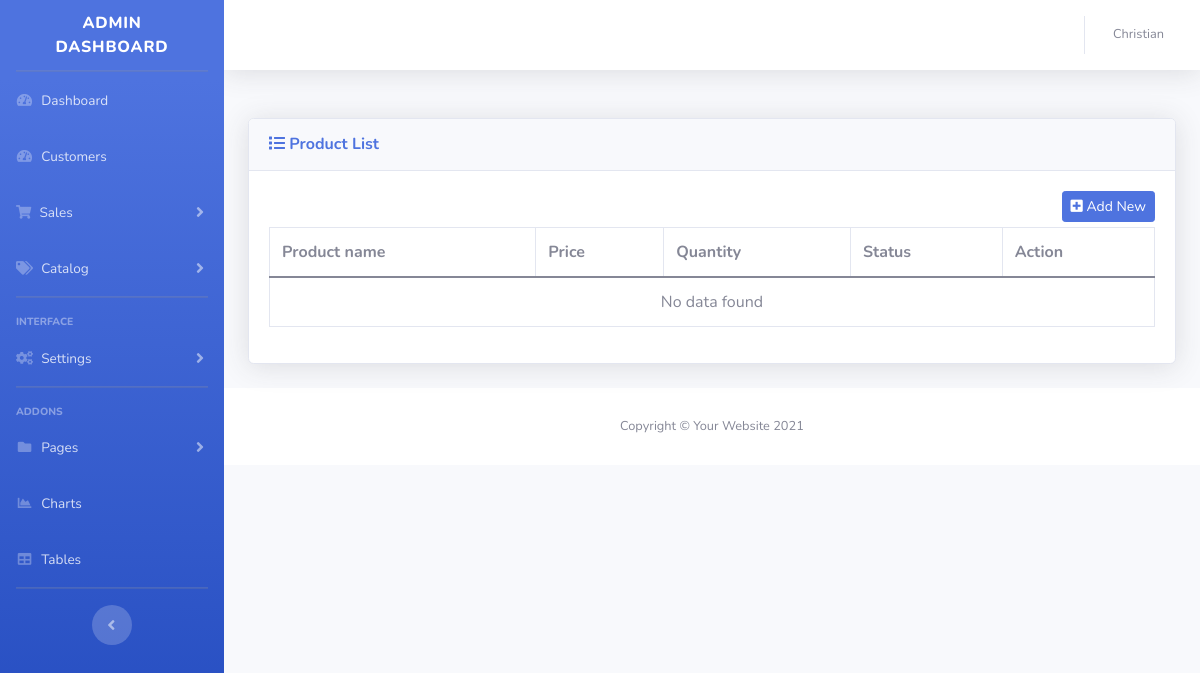
/admin/product.php (signed in), run on an earlier commit of the app's database.
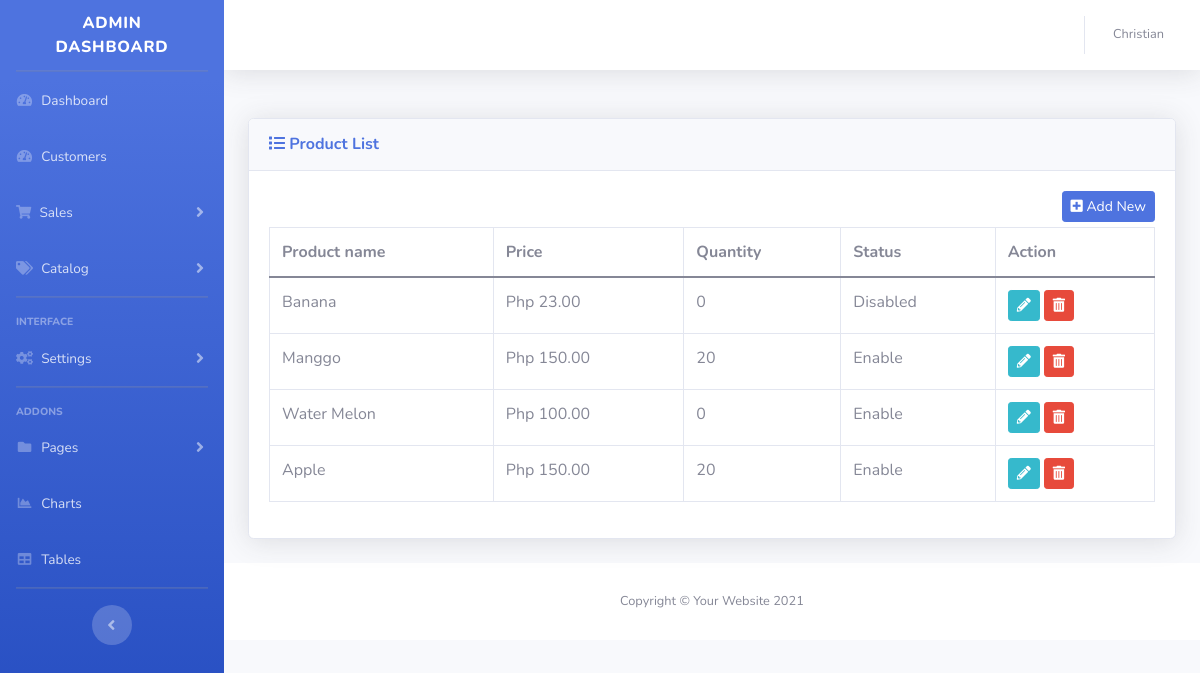
And on a later commit of the database.
### tables this page shows
CREATE TABLE IF NOT EXISTS `product` (
  `product_id` int(11) NOT NULL AUTO_INCREMENT,
  `product_name` varchar(50) NOT NULL,
  `quantity` int(4) NOT NULL DEFAULT 0,
  `stock_status_id` int(11) NOT NULL,
  `image` varchar(255) NOT NULL,
  `price` decimal(15,4) NOT NULL,
  `product_weight` decimal(15,8) NOT NULL DEFAULT 0.00000000,
  `weight_id` int(11) NOT NULL DEFAULT 0,
  `product_status` tinyint(1) NOT NULL DEFAULT 0,
  `date_added` datetime NOT NULL,
  `date_modified` timestamp NOT NULL DEFAULT current_timestamp() ON UPDATE current_timestamp(),
  PRIMARY KEY (`product_id`) USING BTREE
);

### admin/controller/function.php (the view, shortened to what this page needs)
<?php
class Main extends database_connection{
	function select_product() {
		$table = "";
		$conn = $this->db_conn();
		$sql = $sql = "SELECT product.product_id, product.product_name, product.quantity, product.stock_status_id, product.price, product.product_weight, product.weight_id, product.product_status, product_description.product_desc, product_description.meta_title, product_description.meta_description, product_description.meta_keywords FROM product INNER JOIN product_description ON product.product_id = product_description.product_id";
		$result = mysqli_query($conn, $sql);
		$table .= '
			<div align="right" style="margin-bottom:5px;">
				<button type="button" id="add_user_button" class="btn btn-sm btn-primary" onclick="add_product()"><i class="fas fa-plus-square"></i> Add New</button>
			</div>
			<table class="table table-bordered" id="dataTable" width="100%" cellspacing="0">
				<thead>
					<tr>
						<th>Product name</th>
						<th>Price</th>
						<th>Quantity</th>
						<th>Status</th>
						<th>Action</th>
					</tr>
				</thead>
				<tbody>
		';
		if ($result->num_rows > 0) {
			while($row = $result->fetch_assoc()) {
				$product_id = $row["product_id"];
				$name = $row["product_name"];
				$quantity = $row["quantity"];
				$price = $row["price"];
				$product_desc = $row["product_desc"];
				$meta_title = $row["meta_title"];
				$meta_description = $row["meta_description"];
				$meta_keywords = $row["meta_keywords"];
				$stock_status_id = $row["stock_status_id"];
				$product_weight = $row["product_weight"];
				$weight_id = $row["weight_id"];
				if ($row["product_status"] == 1) {
					$product_status = "Enable";
				} else {
					$product_status = "Disabled";
				}
				$table .= '
					<tr>
						<td>'.$name.'</td>
						<td>Php '.number_format($price, '2').'</td>
						<td>'.$quantity.'</td>
						<td>'.$product_status.'</td>
						<td>
							<button type="button" name="update" class="btn btn-sm btn-info" onclick="update_product(\'' . $product_id . '\',\'' . $name . '\',\'' . $quantity . '\',\'' . $price . '\',\'' . $product_status . '\',\'' . $product_desc . '\',\'' . $meta_title . '\',\'' . $meta_description . '\',\'' . $meta_keywords . '\',\'' . $stock_status_id . '\',\'' . $product_weight . '\',\'' . $weight_id . '\')"><i class="fas fa-pencil-alt"></i></button>
							<button type="button" name="deletes" class="btn btn-sm btn-danger" onclick="delete_products(\'' . $product_id . '\',)"><i class="fas fa-trash-alt"></i></button>
						</td>
					</tr>
				';
			}
		} else {
			$table .= '
			<tr>
				<td colspan="6" align="center">No data found</td>
			</tr>
			';
		}
		$table .='
				</tbody>
			</table>
		';
		echo $table;
	}
}
?>

### admin/assets/common/header.php (shortened to what this page needs)
<!doctype html>
<html lang="en">
<head>
	<link href="https://cdn.jsdelivr.net/npm/bootstrap@5.0.2/dist/css/bootstrap.min.css" rel="stylesheet">
	<link rel="stylesheet" href="assets/css/admin.css">
	<link href="vendor/datatables/dataTables.bootstrap4.min.css" rel="stylesheet">
    <link href="vendor/fontawesome-free/css/all.min.css" rel="stylesheet" type="text/css">
</head>

### admin/product.php (shortened to what this page needs)
<?php
include "assets/common/header.php";
include "controller/function.php";
$firstname = $_SESSION["firstname"];
$email = $_SESSION["email"];
$class->islogin($email);
?>
<body id="page-top">
    <div id="wrapper">
        <?php include "assets/common/sidenav.php"; ?>
        <div id="content-wrapper" class="d-flex flex-column">
            <div id="content">
                <?php include "assets/common/top-navbar.php"; ?>
                <div class="container-fluid">
                    <div class="card shadow mb-4">
                        <div class="card-header py-3">
                            <h6 class="m-0 font-weight-bold text-primary"><i class="fas fa-list"></i> Product List</h6>
                        </div>
                        <div class="card-body">
                            <div class="table-responsive">
                                <?php $class->select_product(); ?>
                            </div>
                        </div>
                    </div>
                </div>
                <?php include "assets/common/footer.php"; ?>
            </div>
        </div>
    </div>
</body>

### admin/assets/common/sidenav.php (shortened to what this page needs)
<?php $host = $_SERVER['REQUEST_URI']; ?>
        <ul class="navbar-nav bg-gradient-primary sidebar sidebar-dark accordion" id="accordionSidebar">
            <a class="sidebar-brand d-flex align-items-center justify-content-center" href="index.html">
                <div class="sidebar-brand-text mx-3"> Admin Dashboard </div>
            </a>
            <hr class="sidebar-divider my-0">
            <li class="nav-item <?php echo ($host == "/test/admin/home" ? "active" : "") ?>">
                <a class="nav-link" href="home">
                    <i class="fas fa-fw fa-tachometer-alt"></i>
                    <span>Dashboard</span></a>
            </li>
            <li class="nav-item">
                <a class="nav-link" href="">
                    <i class="fas fa-fw fa-tachometer-alt"></i>
                    <span>Customers</span></a>
            </li>
            <li class="nav-item">
                <a class="nav-link collapsed" href="#" data-toggle="collapse" data-target="#collapseSale"
                    aria-expanded="true" aria-controls="collapseSale">
                    <i class="fas fa-shopping-cart"></i>
                    <span>Sales</span>
                </a>
            </li>
            <li class="nav-item">
                <a class="nav-link collapsed" href="#" data-toggle="collapse" data-target="#collapseCatalog"
                    aria-expanded="true" aria-controls="collapseCatalog">
                    <i class="fas fa-tags"></i>
                    <span>Catalog</span>
                </a>
            </li>
            <hr class="sidebar-divider">
            <div class="sidebar-heading">
                Interface
            </div>
            <li class="nav-item">
                <a class="nav-link collapsed active" href="#" data-toggle="collapse" data-target="#collapseUtilities"
                    aria-expanded="true" aria-controls="collapseUtilities">
                    <i class="fas fa-fw fa-cogs"></i>
                    <span>Settings</span>
                </a>
            </li>
            <hr class="sidebar-divider">
            <div class="sidebar-heading">
                Addons
            </div>
            <li class="nav-item">
                <a class="nav-link collapsed" href="#" data-toggle="collapse" data-target="#collapsePages"
                    aria-expanded="true" aria-controls="collapsePages">
                    <i class="fas fa-fw fa-folder"></i>
                    <span>Pages</span>
                </a>
            </li>
            <li class="nav-item">
                <a class="nav-link" href="charts.html">
                    <i class="fas fa-fw fa-chart-area"></i>
                    <span>Charts</span></a>
            </li>
            <li class="nav-item">
                <a class="nav-link" href="tables.html">
                    <i class="fas fa-fw fa-table"></i>
                    <span>Tables</span></a>
            </li>
            <hr class="sidebar-divider d-none d-md-block">
            <div class="text-center d-none d-md-inline">
                <button class="rounded-circle border-0" id="sidebarToggle"></button>
            </div>
        </ul>

### admin/assets/common/top-navbar.php (shortened to what this page needs)
<nav class="navbar navbar-expand navbar-light bg-white topbar mb-4 static-top shadow">
    <ul class="navbar-nav ml-auto">
        <li class="nav-item dropdown no-arrow">
            <a class="nav-link dropdown-toggle" href="#" id="userDropdown" role="button"
                data-toggle="dropdown" aria-haspopup="true" aria-expanded="false">
                <span class="mr-2 d-none d-lg-inline text-gray-600 small"><?php echo $firstname . " ". $lastname; ?></span>
            </a>
        </li>
    </ul>
</nav>

### admin/assets/common/footer.php
<footer class="sticky-footer bg-white">
    <div class="container my-auto">
        <div class="copyright text-center my-auto">
            <span>Copyright &copy; Your Website 2021</span>
        </div>
    </div>
</footer>

What changed in the data, as far as the page shows it:
added product: product_name "Banana", price "23.00", quantity "0", product_status "Disabled"
added product: product_name "Manggo", price "150.00", quantity "20", product_status "Enable"
added product: product_name "Water Melon", price "100.00", quantity "0", product_status "Enable"
added product: product_name "Apple", price "150.00", quantity "20", product_status "Enable"
Also different on the page:
text no longer shown: "No data found"
